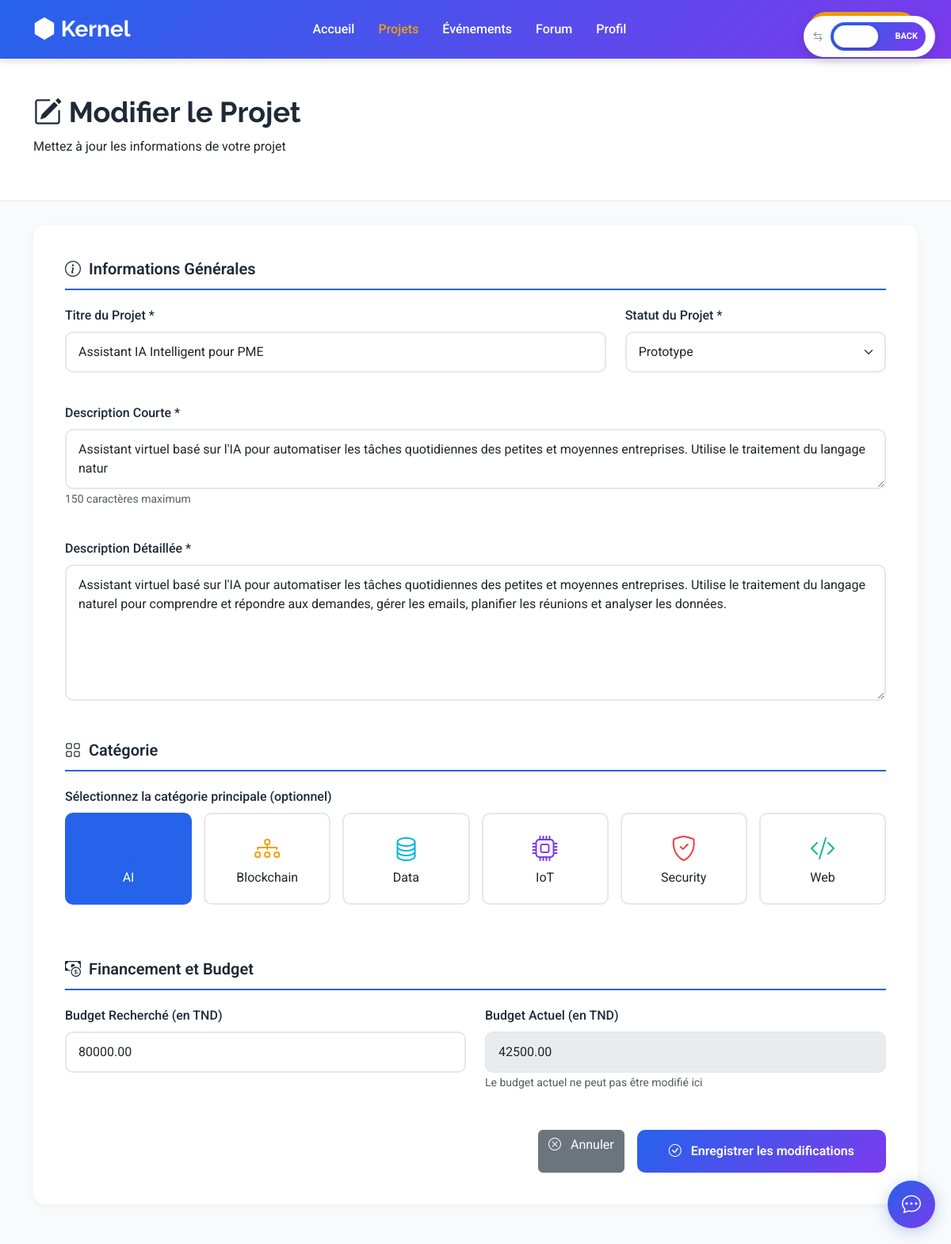
Screenshot of /view/FrontOffice/modifierprojet.php?id=1 with the database file from the repository.
### tables this page shows
CREATE TABLE `projet` (
  `id` int(11) NOT NULL,
  `titre` varchar(200) DEFAULT NULL,
  `description` text DEFAULT NULL,
  `budget_requis` decimal(10,2) DEFAULT NULL,
  `budget_actuel` decimal(10,2) DEFAULT NULL,
  `statut` enum('idee','prototype','mvp','production') DEFAULT 'idee',
  `date_creation` datetime DEFAULT NULL,
  `user_id` int(11) DEFAULT NULL
);

CREATE TABLE `categorie` (
  `id` int(11) NOT NULL,
  `nom` varchar(100) DEFAULT NULL,
  `icon` varchar(50) DEFAULT NULL,
  `description` text DEFAULT NULL
);

### controller/projetcontroller.php (called while the page is built, shortened)
<?php
class ProjetController {
    public function showProjet($id) {
        $sql = "SELECT * FROM projet WHERE id = :id";
        $db = config::getConnexion();
        $query = $db->prepare($sql);
        $query->bindValue(':id', $id);
        try {
            $query->execute();
            $projet = $query->fetch();
            return $projet;
        } catch(Exception $e) {
            die('Error: '. $e->getMessage());
        }
    }
    public function getProjetCategories($projet_id) {
        $sql = "SELECT c.* FROM categorie c
                INNER JOIN projet_categorie pc ON c.id = pc.categorie_id
                WHERE pc.projet_id = :projet_id";
        $db = config::getConnexion();
        try {
            $query = $db->prepare($sql);
            $query->bindValue(':projet_id', $projet_id);
            $query->execute();
            return $query->fetchAll();
        } catch (Exception $e) {
            die('Error:' . $e->getMessage());
        }
    }
}
?>

### controller/categoriecontroller.php (called while the page is built, shortened)
<?php
class CategorieController {
    public function listCategories() {
        $sql = "SELECT * FROM categorie ORDER BY nom ASC";
        $db = config::getConnexion();
        try {
            $list = $db->query($sql);
            return $list->fetchAll();
        } catch (Exception $e) {
            die('Error: ' . $e->getMessage());
        }
    }
}
?>

### view/FrontOffice/modifierprojet.php (the view, shortened to what this page needs)
<?php
include_once(__DIR__ . '/../../controller/projetcontroller.php');
include_once(__DIR__ . '/../../controller/categoriecontroller.php');
include_once(__DIR__ . '/../components/office-switch.php');
include_once(__DIR__ . '/../components/chatbot-widget.php');
$projet_id = isset($_GET['id']) ? intval($_GET['id']) : 0;
$projetController = new ProjetController();
$categorieController = new CategorieController();
$projetData = $projetController->showProjet($projet_id);
$projetCategories = $projetController->getProjetCategories($projet_id);
$selectedCategoryId = !empty($projetCategories) ? $projetCategories[0]['id'] : '';
$formData = [
    'projectTitle' => $projetData['titre'],
    'projectStatus' => $projetData['statut'],
    'shortDescription' => substr($projetData['description'], 0, 150),
    'detailedDescription' => $projetData['description'],
    'category' => $selectedCategoryId,
    'budget' => $projetData['budget_requis']
];
$errors = [];
$categories = $categorieController->listCategories();
?>
<!DOCTYPE html>
<html lang="fr">
<head>
  <link href="https://cdnjs.cloudflare.com/ajax/libs/bootstrap/5.3.0/css/bootstrap.min.css" rel="stylesheet">
  <link href="https://cdnjs.cloudflare.com/ajax/libs/bootstrap-icons/1.10.0/font/bootstrap-icons.min.css" rel="stylesheet">
</head>
<body>
  <?php echo renderOfficeSwitch('front', 'projet', $projet_id); ?>
  <?php echo renderChatbotWidget(); ?>
  <header class="header d-flex align-items-center">
    <div class="container d-flex align-items-center justify-content-between">
      <a href="index.html" class="logo">
        <i class="bi bi-hexagon-fill"></i> Kernel
      </a>
      <nav class="navmenu">
        <ul>
          <li><a href="index.html">Accueil</a></li>
          <li><a href="listeprojet.php" style="color: var(--accent-color);">Projets</a></li>
          <li><a href="evenements-list.html">Événements</a></li>
          <li><a href="forum.html">Forum</a></li>
          <li><a href="profil-utilisateur.html">Profil</a></li>
        </ul>
      </nav>
      <a class="btn-getstarted" href="profil-utilisateur.html">Mon Espace</a>
    </div>
  </header>
  <div class="page-header">
    <div class="container">
      <h1><i class="bi bi-pencil-square"></i> Modifier le Projet</h1>
      <p>Mettez à jour les informations de votre projet</p>
    </div>
  </div>
  <div class="container">
    <form id="projectForm" class="form-container" method="POST" action="">
      <div class="section-title">
        <i class="bi bi-info-circle"></i> Informations Générales
      </div>
      <div class="row mb-3">
        <div class="col-md-8">
          <label class="form-label">Titre du Projet *</label>
          <input type="text" name="projectTitle" id="projectTitle" class="form-control <?php echo isset($errors['projectTitle']) ? 'error' : ''; ?>" placeholder="Ex: Assistant IA Intelligent pour PME" value="<?php echo htmlspecialchars($formData['projectTitle']); ?>" >
          <span id="projectTitle_error" class="error-message"><?php echo $errors['projectTitle'] ?? ''; ?></span>
        </div>
        <div class="col-md-4">
          <label class="form-label">Statut du Projet *</label>
          <select name="projectStatus" id="projectStatus" class="form-select <?php echo isset($errors['projectStatus']) ? 'error' : ''; ?>" >
            <option value="prototype" <?php echo $formData['projectStatus'] === 'prototype' ? 'selected' : ''; ?>>Prototype</option>
          </select>
          <span id="projectStatus_error" class="error-message"><?php echo $errors['projectStatus'] ?? ''; ?></span>
        </div>
      </div>
      <div class="mb-3">
        <label class="form-label">Description Courte *</label>
        <textarea name="shortDescription" id="shortDescription" class="form-control <?php echo isset($errors['shortDescription']) ? 'error' : ''; ?>" rows="2" placeholder="Résumé du projet en une phrase" ><?php echo htmlspecialchars($formData['shortDescription']); ?></textarea>
        <small class="text-muted">150 caractères maximum</small>
        <span id="shortDescription_error" class="error-message"><?php echo $errors['shortDescription'] ?? ''; ?></span>
      </div>
      <div class="mb-4">
        <label class="form-label">Description Détaillée *</label>
        <textarea name="detailedDescription" id="detailedDescription" class="form-control <?php echo isset($errors['detailedDescription']) ? 'error' : ''; ?>" rows="6" placeholder="Décrivez votre projet en détail : problématique, solution, valeur ajoutée..." ><?php echo htmlspecialchars($formData['detailedDescription']); ?></textarea>
        <span id="detailedDescription_error" class="error-message"><?php echo $errors['detailedDescription'] ?? ''; ?></span>
      </div>
      <div class="section-title mt-4">
        <i class="bi bi-grid"></i> Catégorie
      </div>
      <label class="form-label">Sélectionnez la catégorie principale (optionnel)</label>
      <div class="category-grid mb-4" id="categoryGrid">
        <?php
        $icons = [
          'ai' => 'bi-robot',
          'iot' => 'bi-cpu',
          'blockchain' => 'bi-diagram-3',
          'web' => 'bi-code-slash',
          'data' => 'bi-database',
          'security' => 'bi-shield-check'
        ];
        $colors = [
          'ai' => '#2563EB',
          'iot' => '#7C3AED',
          'blockchain' => '#F59E0B',
          'web' => '#10B981',
          'data' => '#06B6D4',
          'security' => '#EF4444'
        ];
        if ($categories):
          foreach ($categories as $cat):
            $catName = strtolower($cat['nom']);
            $icon = $icons[$catName] ?? 'bi-star';
            $color = $colors[$catName] ?? '#2563EB';
            $isSelected = ($formData['category'] == $cat['id']) ? 'selected' : '';
        ?>
          <div class="category-card <?php echo $isSelected; ?>" data-category="<?php echo $cat['id']; ?>">
            <i class="bi <?php echo $icon; ?>" style="color: <?php echo $color; ?>;"></i>
            <div><?php echo htmlspecialchars($cat['nom']); ?></div>
          </div>
        <?php
          endforeach;
        endif;
        ?>
      </div>
      <span id="category_error" class="error-message"><?php echo $errors['category'] ?? ''; ?></span>
      <div class="section-title mt-4">
        <i class="bi bi-cash-coin"></i> Financement et Budget
      </div>
      <div class="row mb-3">
        <div class="col-md-6">
          <label class="form-label">Budget Recherché (en TND)</label>
          <input type="number" name="budget" id="budget" class="form-control <?php echo isset($errors['budget']) ? 'error' : ''; ?>" placeholder="Ex: 50000" value="<?php echo htmlspecialchars($formData['budget']); ?>">
          <span id="budget_error" class="error-message"><?php echo $errors['budget'] ?? ''; ?></span>
        </div>
        <div class="col-md-6">
          <label class="form-label">Budget Actuel (en TND)</label>
          <input type="number" class="form-control" value="<?php echo htmlspecialchars($projetData['budget_actuel']); ?>" disabled>
          <small class="text-muted">Le budget actuel ne peut pas être modifié ici</small>
        </div>
      </div>
      <div class="d-flex gap-3 justify-content-end mt-5">
        <a href="detailsprojet.php?id=<?php echo $projet_id; ?>" class="btn btn-secondary">
          <i class="bi bi-x-circle me-2"></i> Annuler
        </a>
        <button type="submit" id="submitBtn" class="btn-submit">
          <i class="bi bi-check-circle me-2"></i> Enregistrer les modifications
        </button>
      </div>
    </form>
  </div>
</body>
</html>

### view/FrontOffice/modifierprojet.php (style rules this page uses)
:root { --primary-color: #2563EB; --secondary-color: #7C3AED; --accent-color: #F59E0B; --dark-color: #1F2937; --light-bg: #F9FAFB; }
body { font-family: 'Roboto', sans-serif; background: var(--light-bg); padding-top: 80px; padding-bottom: 50px; }
.header { background: linear-gradient(135deg, var(--primary-color), var(--secondary-color)); padding: 15px 0; position: fixed; width: 100%; top: 0; z-index: 1000; box-shadow: 0 2px 10px rgba(0,0,0,0.1); }
.logo { font-size: 28px; font-weight: 700; color: white; text-decoration: none; font-family: 'Raleway', sans-serif; }
.navmenu ul { list-style: none; margin: 0; padding: 0; display: flex; gap: 30px; align-items: center; }
.navmenu a { color: white; text-decoration: none; font-weight: 500; transition: all 0.3s; }
.btn-getstarted { background: var(--accent-color); color: white; padding: 10px 25px; border-radius: 50px; text-decoration: none; font-weight: 600; }
.page-header { background: white; padding: 40px 0; margin-bottom: 30px; border-bottom: 1px solid #E5E7EB; }
.page-header h1 { font-size: 36px; font-weight: 700; color: var(--dark-color); margin-bottom: 10px; font-family: 'Raleway', sans-serif; }
.form-container { background: white; border-radius: 15px; padding: 40px; box-shadow: 0 2px 10px rgba(0,0,0,0.05); }
.section-title { font-size: 20px; font-weight: 600; color: var(--dark-color); margin-bottom: 20px; padding-bottom: 10px; border-bottom: 2px solid var(--primary-color); display: flex; align-items: center; gap: 10px; }
.form-label { font-weight: 500; color: var(--dark-color); margin-bottom: 8px; }
.form-control, .form-select { padding: 12px 15px; border: 2px solid #E5E7EB; border-radius: 10px; transition: all 0.3s; }
.error-message { display: block; color: #EF4444; font-size: 13px; margin-top: 5px; min-height: 18px; }
.category-grid { display: grid; grid-template-columns: repeat(auto-fill, minmax(150px, 1fr)); gap: 15px; margin-bottom: 20px; }
.category-card { border: 2px solid #E5E7EB; border-radius: 10px; padding: 20px; text-align: center; cursor: pointer; transition: all 0.3s; }
.category-card.selected { border-color: var(--primary-color); background: var(--primary-color); color: white; }
.category-card i { font-size: 32px; margin-bottom: 10px; }
.btn-submit { background: linear-gradient(135deg, var(--primary-color), var(--secondary-color)); color: white; padding: 15px 40px; border: none; border-radius: 10px; font-weight: 600; font-size: 16px; transition: all 0.3s; }

### rows the page displays
projet: projectTitle "Assistant IA Intelligent pour PME", projectStatus "Prototype", detailedDescription "Assistant virtuel basé sur l'IA pour automatiser les tâches quotidiennes des petites et moyennes entreprises. Utilise le traitement du langage naturel pour comprendre et répondre aux demandes, gérer les emails, planifier les réunions et analyser les données.", budget "80000.00", budget_actuel "42500.00"
categorie: nom "AI"
categorie: nom "Blockchain"
categorie: nom "Data"
categorie: nom "IoT"
categorie: nom "Security"
categorie: nom "Web"
